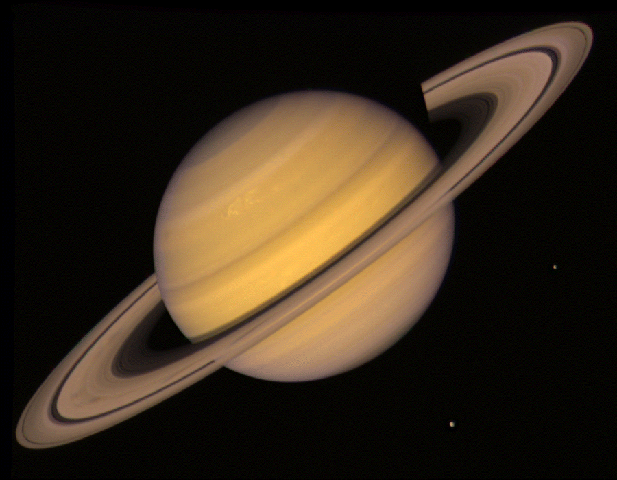
#> input picture saturne.png, 617 x 480 px
$ python Exercice_2_4.py
#> lines starting #> are read from the running program, lines starting #| are printed output that depends on the picture
import scipy as sci
import numpy as np
import matplotlib.pyplot as plt
import statistics as st
from matplotlib.pyplot import grid

im = plt.imread('saturne.png')
#> im is the input picture: shape (480, 617, 4) float32; mean R, G, B, A 0.214, 0.164, 0.108, 1
r = im[:,:,0]
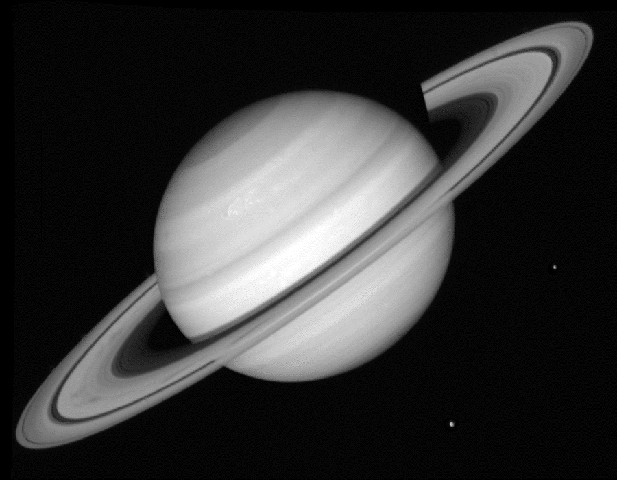
#> r: shape (480, 617) float32; min 0, max 1, mean 0.214
g = im[:,:,1]
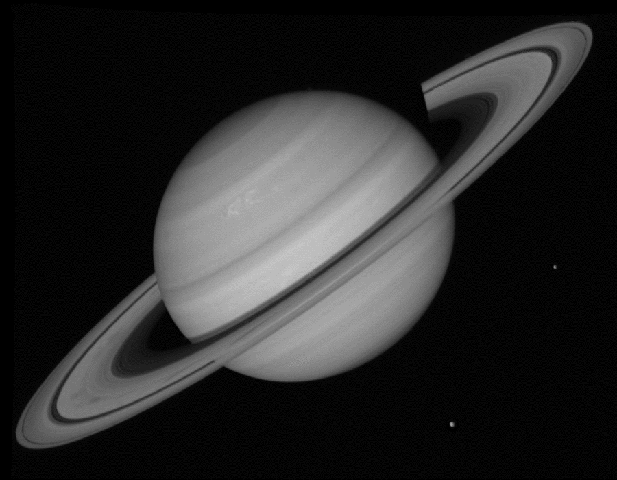
#> g: shape (480, 617) float32; min 0, max 0.773, mean 0.165
b = im[:,:,2]
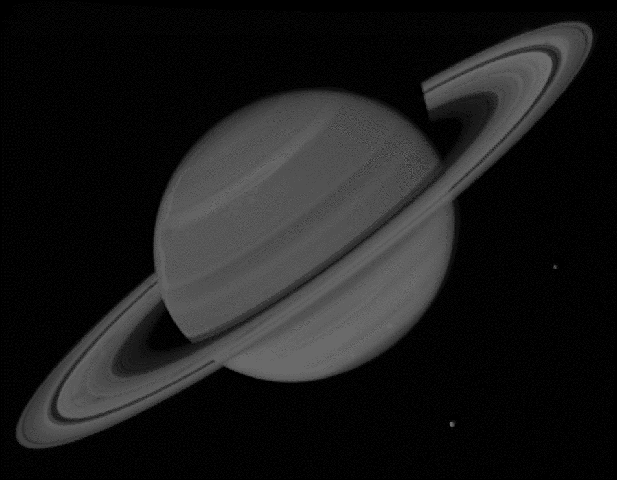
#> b: shape (480, 617) float32; min 0, max 0.416, mean 0.108

#> (the run stopped early here; a loop or call above may not have finished)
